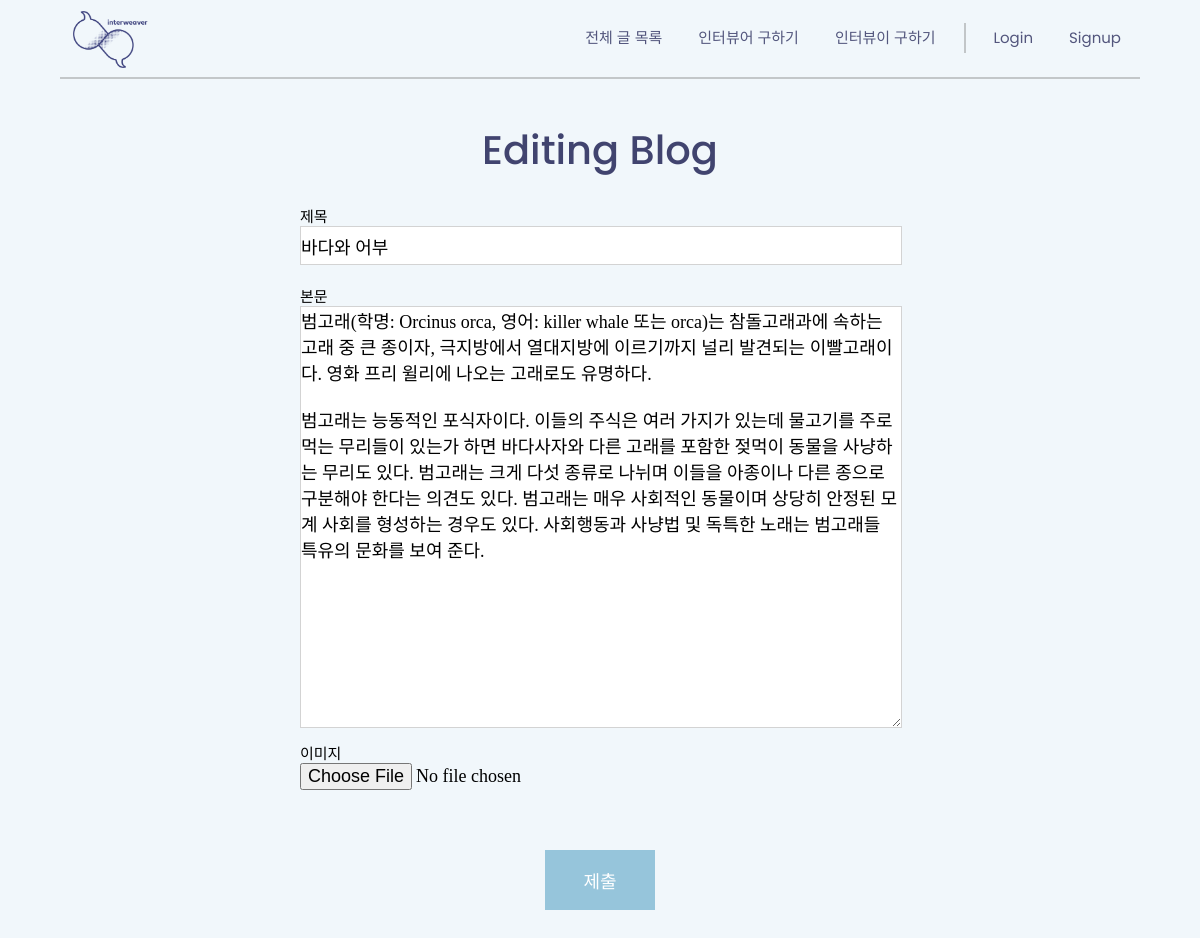
Screenshot of /blog/edit/36 with the database file from the repository.
### blog/models.py (models this page shows, shortened)
class Blog(models.Model):
    writer = models.ForeignKey(CustomUser, on_delete=models.CASCADE, null=True)
    category = models.ForeignKey(Category, on_delete=models.CASCADE, null=True)
    title = models.CharField(max_length=200)
    pub_date = models.DateTimeField('date published')
    image = models.ImageField(upload_to='images/', blank=True, null=True)
    body = models.TextField()
    hashtag = models.ManyToManyField(HashTag)
    like = models.ManyToManyField(CustomUser, related_name='likes', blank=True)

### blog/views.py (the view)
# urls.py: path('blog/edit/<int:blog_id>', blog.views.edit, name="edit"),
def edit(request, blog_id):
    blog_detail = get_object_or_404(Blog, pk=blog_id)
    return render(request, 'edit.html', {'blog': blog_detail})

### blog/templates/edit.html (shortened to what this page needs)
<!DOCTYPE html>
<html lang="en">
<head>
    <link rel="stylesheet" type="text/css" href="/static/css/base_gnb.css" />
    <link rel="stylesheet" type="text/css" href="/static/css/edit.css" />
</head>
<body>
    {% extends 'base_gnb.html' %}
    {% block content %}
    <div class = "wrap02">
        <div class = edit_form>
            <h1>Editing Blog</h1>
            <form action = "{% url 'update' blog.id %}" method="POST" enctype="multipart/form-data">
            <div class = "newform_wrap">
                <label for="id_title">제목</label><br>
                <input type = "text" name = "title" value = "{{ blog.title }}">
            </div>
            <div class = "newform_wrap">
                <label for="id_title">본문</label><br>
                <textarea name = "body" id = "" cols = "30" rows = "20" >{{ blog.body }}</textarea>
            </div>
            <div class = "newform_wrap">
                <label for="id_image">이미지</label><br>
                <input class = "new_image" type="file" type="img" name="image">
            </div>
            <button type = "submit">제출</button>
        </div>
    </div>
    {% endblock %}

### blog/static/css/edit.css (style rules this page uses)
* { margin: 0; padding: 0; }
html { scroll-behavior: smooth; }
body { min-width: 1000px; background-color: #f1f7fb; margin: 0; }
.wrap02 { padding-top: 120px; width: 100%; display: flex; justify-content: center; }
.edit_form { width: 600px; text-align: center; }
.edit_form > h1 { text-align: center; font-family: "Poppins"; font-weight: 500; font-size: 40px; margin-bottom: 25px; color: #41446f; }
.newform_wrap { text-align: left; width: 100%; }
label { text-align: center; font-family: "Pretendard-Regular"; font-size: 15px; }
input { width: 100%; height: 37px; margin-bottom: 20px; outline: none; border: 1px solid lightgrey; font-family: "Pretendard-Regular"; font-size: 18px; }
textarea { width: 100%; min-height: 300px; margin-bottom: 10px; outline: none; border: 1px solid lightgrey; font-family: "Pretendard-Regular"; font-size: 18px; }
.new_image { border: none; font-family: "Pretendard-Regular"; font-size: 18px; }
button { margin-top: 30px; margin-bottom: 100px; border: none; width: 110px; height: 60px; font-family: "Pretendard-Regular"; font-size: 18px; color: white; background-color: #96c5db; transition: 0.2s; }

### rows the page displays
Blog: title "바다와 어부", body "범고래(학명: Orcinus orca, 영어: killer whale 또는 orca)는 참돌고래과에 속하는 고래 중 큰 종이자, 극지방에서 열대지방에 이르기까지 널리 발견되는 이빨고래이다. 영화 프리 윌리에 나오는 고래로도 유명하다. 범고래는 능동적인 포식자이다. 이들의 주식은 여러 가지가 있는데 물고기를 주로 먹는 무리들이 있는가 하면 바다사자와 다른 고래를 포함한 젖먹이 동물을 사냥하는 무리도 있다. 범고래는 크게 다섯 종류로 나뉘며 이들을 아종이나 다른 종으로 구분해야 한다는 의견도 있다. 범고래는 매우 사회적인 동물이며 상당히 안정된 모계 사회를 형성하는 경우도 있다. 사회행동과 사냥법 및 독특한 노래는 범고래들 특유의 문화를 보여 준다."
